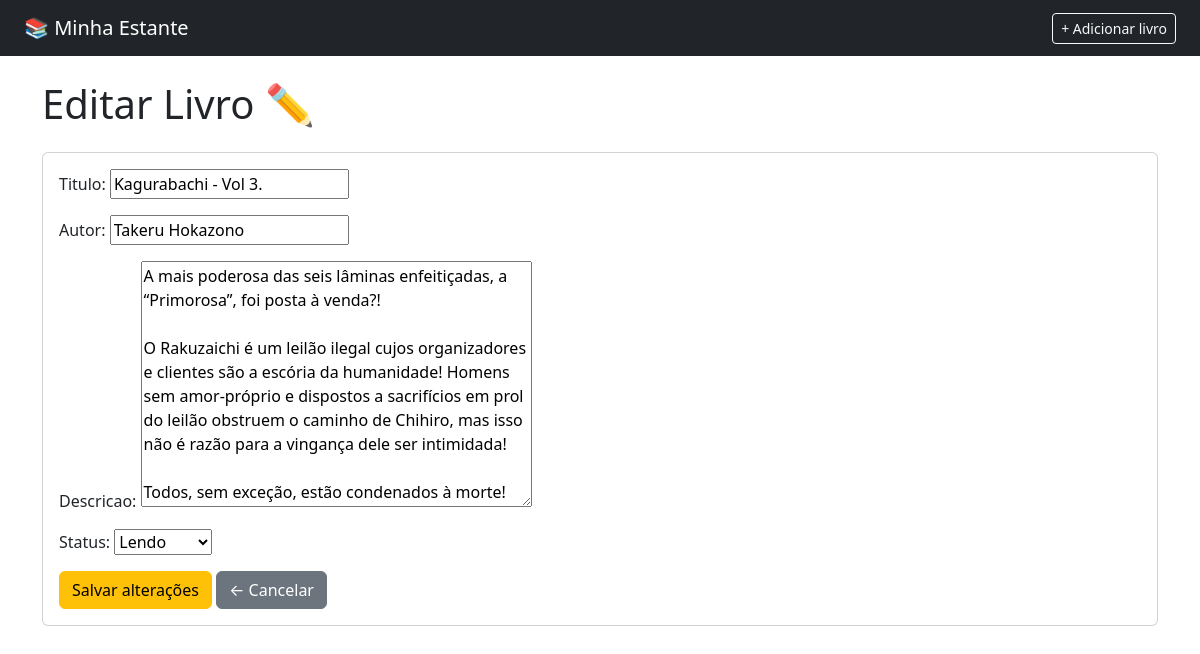
The page /livros/1/editar/ on the database its author committed.
### livros/models.py (models this page shows, shortened)
class Livro(models.Model):
    STATUS_CHOICES = [
        ('quero_ler', 'Quero Ler'),
        ('lendo', 'Lendo'),
        ('lido', 'Lido'),
    ]
    titulo = models.CharField(max_length=200)
    autor = models.CharField(max_length=100)
    descricao = models.TextField(blank=True)
    status = models.CharField(max_length=20, choices=STATUS_CHOICES, default='quero_ler')
    data_adicao = models.DateTimeField(auto_now_add=True)

### livros/views.py (the view)
# urls.py: path('<int:pk>/editar/', views.editar_livro, name='editar_livro'),
def editar_livro(request, pk):
    livro = get_object_or_404(Livro, pk=pk)
    if request.method == 'POST':
        form = LivroForm(request.POST, instance=livro)
        if form.is_valid():
            form.save()
            return redirect('lista_livros')
    else:
        form = LivroForm(instance=livro)
    return render(request, 'livros/editar.html', {'form': form})

### livros/forms.py
class LivroForm(forms.ModelForm):
    class Meta:
        model = Livro
        fields = ['titulo', 'autor', 'descricao', 'status']

### templates/livros/editar.html (shortened to what this page needs)
{% extends 'base.html' %}
{% block conteudo %}
    <h1 class="mb-4">Editar Livro ✏️</h1>
    <div class="card">
        <div class="card-body">
            <form method="POST">
                {{ form.as_p }}
                <button type="submit" class="btn btn-warning">Salvar alterações</button>
                <a href="{% url 'lista_livros' %}" class="btn btn-secondary">← Cancelar</a>
            </form>
        </div>
    </div>
{% endblock %}

### rows shown on the page
Livro: titulo "Kagurabachi - Vol 3.", autor "Takeru Hokazono", descricao "A mais poderosa das seis lâminas enfeitiçadas, a “Primorosa”, foi posta à venda?! O Rakuzaichi é um leilão ilegal cujos organizadores e clientes são a escória da humanidade! Homens sem amor-próprio e dispostos a sacrifícios em prol do leilão obstruem o caminho de Chihiro, mas isso não é razão para a vingança dele ser intimidada! Todos, sem exceção, estão condenados à morte!", status "Lendo"
